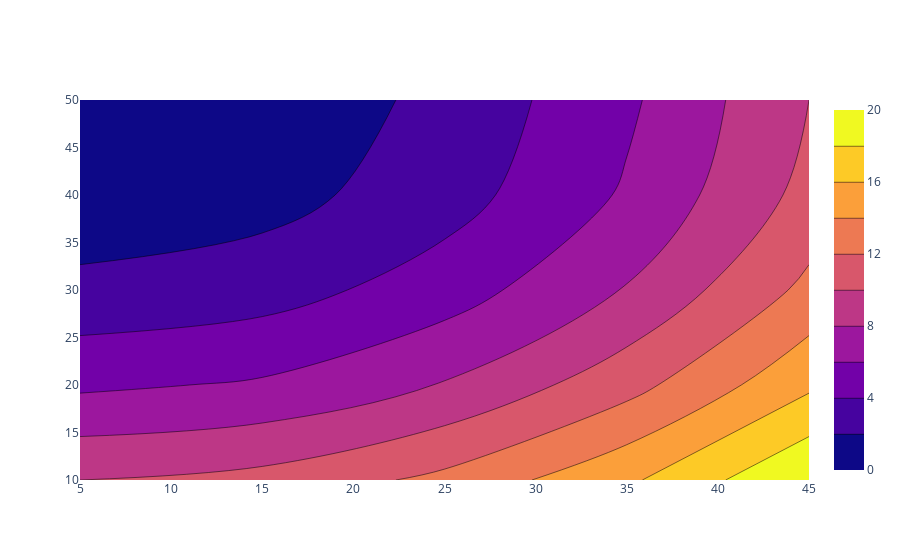

The cell this chart's notebook holds for it:
### Code cell
fig=go.Figure(data=go.Contour(
    z= [[10, 10.625, 12.5, 15.625, 20],
        [5.625, 6.25, 8.125, 11.25, 15.625],
        [2.5, 3.125, 5., 8.125, 12.5],
        [0.625, 1.25, 3.125, 6.25, 10.625],
        [0, 0.625, 2.5, 5.625, 10]],
    # custom spacing between x and y axis ticks
    x0=5, dx=10,
    y0=10, dy=10
))

fig.show()

### Figure 1 — Plotly figure (JSON) as saved in the notebook; plotly's stock layout.template omitted (floating-point values rounded to 4 significant figures)
{"data": [{"dx": 10, "dy": 10, "type": "contour", "x0": 5, "y0": 10, "z": [[10, 10.62, 12.5, 15.62, 20], [5.625, 6.25, 8.125, 11.25, 15.62], [2.5, 3.125, 5.0, 8.125, 12.5], [0.625, 1.25, 3.125, 6.25, 10.62], [0, 0.625, 2.5, 5.625, 10]]}], "layout": {}}
